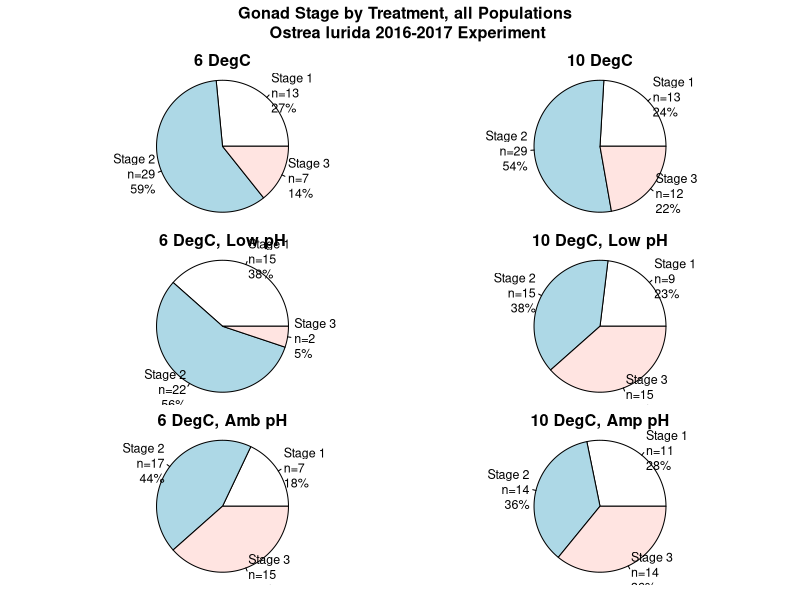
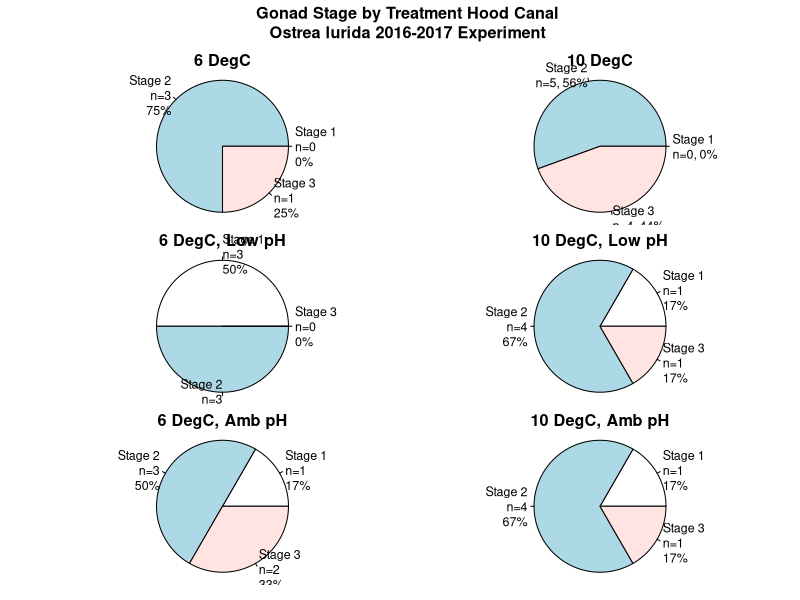
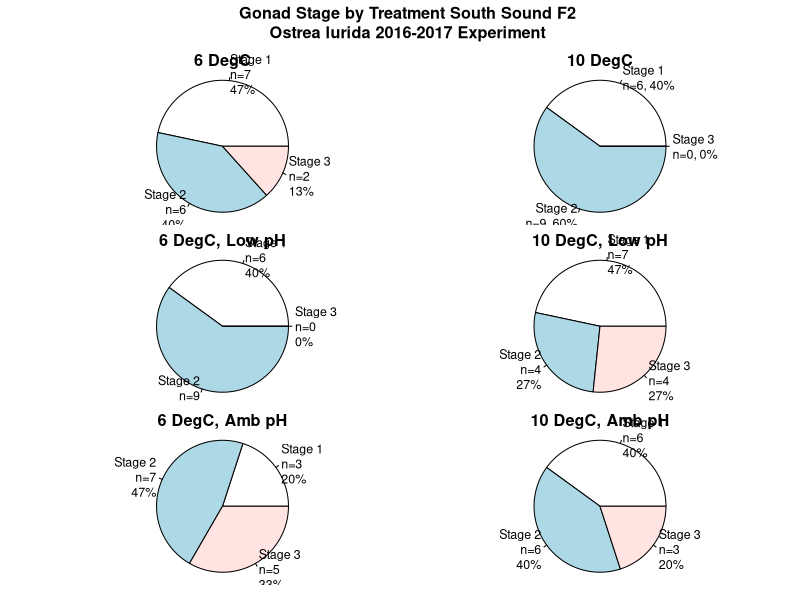
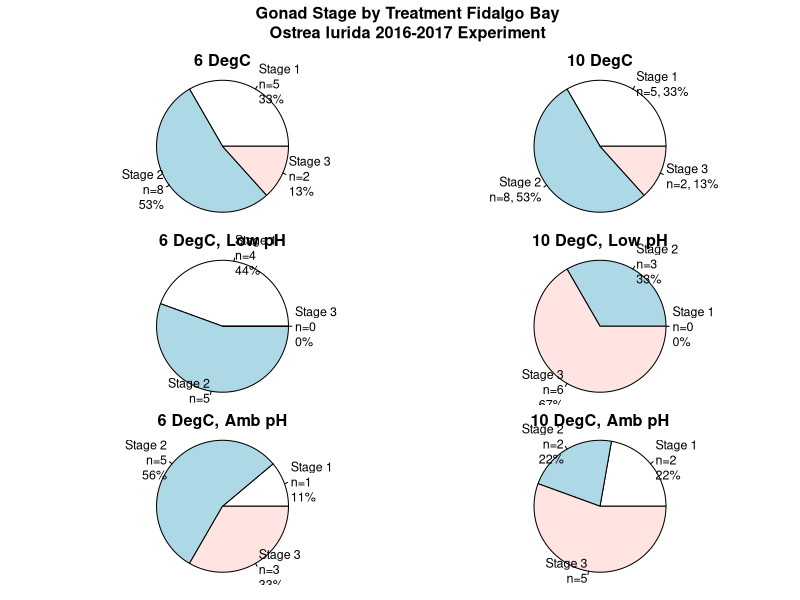
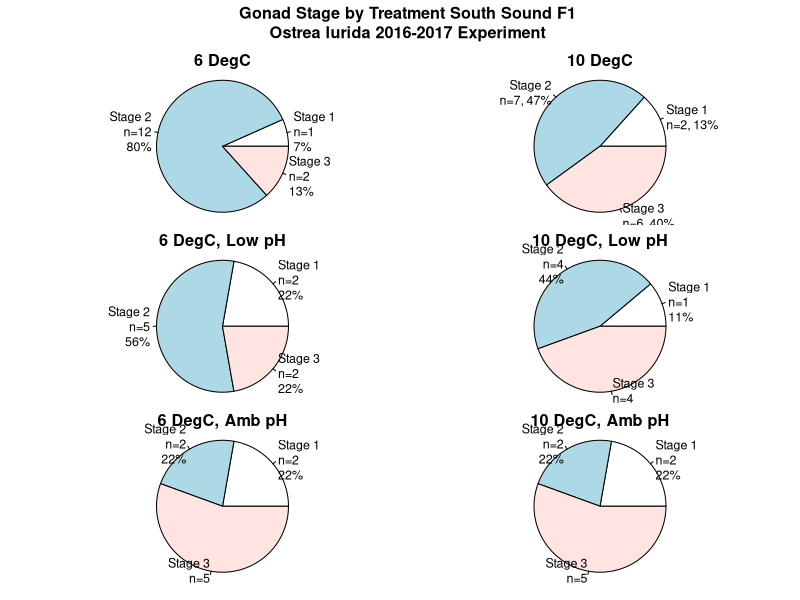

Here is the R script that generated these plots, in order:
setwd("~/Documents/Roberts Lab/O.lurida_Stress/Data")
Histo <- read.csv("2017-Oly-Histo-Results.csv", header=T, stringsAsFactors = T)
Histo$Stage <- as.factor(Histo$Stage)
library(plyr)

# All Populations Combined ------------------------------------------------
All.6 <- subset(Histo, Phase %in% "TEMP" & Treatment %in% "6")
All.10 <- subset(Histo, Phase %in% "TEMP" & Treatment %in% "10")
All.6.Low <- subset(Histo, Phase %in% "OA" & Treatment %in% "6-Low")
All.6.Amb <- subset(Histo, Phase %in% "OA" & Treatment %in% "6-Amb")
All.10.Low <- subset(Histo, Phase %in% "OA" & Treatment %in% "10-Low")
All.10.Amb <- subset(Histo, Phase %in% "OA" & Treatment %in% "10-Amb")
Allp.6 <- data.frame(unclass(100*prop.table(table(All.6$Stage))))
Allp.10 <- data.frame(unclass(100*prop.table(table(All.10$Stage))))
Allp.6.Low <- data.frame(unclass(100*prop.table(table(All.6.Low$Stage))))
Allp.6.Amb <- data.frame(unclass(100*prop.table(table(All.6.Amb$Stage))))
Allp.10.Low <- data.frame(unclass(100*prop.table(table(All.10.Low$Stage))))
Allp.10.Amb <- data.frame(unclass(100*prop.table(table(All.10.Amb$Stage))))
All.p <- data.frame(cbind(Allp.6, Allp.10, Allp.6.Low, Allp.6.Amb, Allp.10.Low, Allp.10.Amb))
colnames(All.p) <- c("6", "10", "6.Low", "6.Amb", "10.Low", "10.Amb")
Stages <- c("Stage 1", "Stage 2", "Stage 3")
png(filename = "~/Documents/Roberts Lab/O.lurida_Stress/Analyses/Gonad-Stage-Pie-Charts.png", width = 600, height = 800)
par(mfrow = c(3, 2), mar=c(.5,1,2,0.5), oma=c(1,2,3,1), cex.main= 1.3, cex=.75)
pie(table(All.6$Stage), main="6 DegC", radius=1, labels=paste(Stages, "\n", "n=", table(All.6$Stage), "\n", round(All.p$`6`), "%", sep=""))
pie(table(All.10$Stage), main="10 DegC", radius=1, labels=paste(Stages, "\n", "n=", table(All.10$Stage),"\n", round(All.p$`10`), "%", sep=""))
pie(table(All.6.Low$Stage), main="6 DegC, Low pH", radius=1, labels=paste(Stages, "\n", "n=", table(All.6.Low$Stage), "\n", round(All.p$`6.Low`), "%", sep=""))
pie(table(All.10.Low$Stage), main="10 DegC, Low pH", radius=1, labels=paste(Stages, "\n", "n=", table(All.10.Low$Stage),"\n", round(All.p$`10.Low`), "%", sep=""))
pie(table(All.6.Amb$Stage), main="6 DegC, Amb pH", radius=1, labels=paste(Stages, "\n", "n=", table(All.6.Amb$Stage), "\n", round(All.p$`6.Amb`), "%", sep=""))
pie(table(All.10.Amb$Stage), main="10 DegC, Amp pH", radius=1, labels=paste(Stages, "\n", "n=", table(All.10.Amb$Stage), "\n", round(All.p$`10.Amb`), "%", sep=""))
title("Gonad Stage by Treatment, all Populations \nOstrea lurida 2016-2017 Experiment", outer=TRUE) 
dev.off()

# Each Population Separately ----------------------------------------------

Pops <- levels(Histo$Population)
Pop.names <- c("Hood Canal", "South Sound F2", "Fidalgo Bay", "South Sound F1")
for (i in 1:length(Pops)) {
  T <- Pops[i]
  T.6 <- subset(Histo, Population %in% T & Phase %in% "TEMP" & Treatment %in% "6")
  T.10 <- subset(Histo, Population %in% T & Phase %in% "TEMP" & Treatment %in% "10")
  T.6.Low <- subset(Histo, Population %in% T & Phase %in% "OA" & Treatment %in% "6-Low")
  T.6.Amb <- subset(Histo, Population %in% T & Phase %in% "OA" & Treatment %in% "6-Amb")
  T.10.Low <- subset(Histo, Population %in% T & Phase %in% "OA" & Treatment %in% "10-Low")
  T.10.Amb <- subset(Histo, Population %in% T & Phase %in% "OA" & Treatment %in% "10-Amb")
  Tp.6 <- data.frame(unclass(100*prop.table(table(T.6$Stage))))
  Tp.10 <- data.frame(unclass(100*prop.table(table(T.10$Stage))))
  Tp.6.Low <- data.frame(unclass(100*prop.table(table(T.6.Low$Stage))))
  Tp.6.Amb <- data.frame(unclass(100*prop.table(table(T.6.Amb$Stage))))
  Tp.10.Low <- data.frame(unclass(100*prop.table(table(T.10.Low$Stage))))
  Tp.10.Amb <- data.frame(unclass(100*prop.table(table(T.10.Amb$Stage))))
  T.p <- data.frame(cbind(Tp.6, Tp.10, Tp.6.Low, Tp.6.Amb, Tp.10.Low, Tp.10.Amb))
  colnames(T.p) <- c("6", "10", "6.Low", "6.Amb", "10.Low", "10.Amb")
  Stages <- c("Stage 1", "Stage 2", "Stage 3")
  filename <- paste("~/Documents/Roberts Lab/O.lurida_Stress/Analyses/Gonad-Stage-Pie-Charts-", T, ".png", sep="")
  png(filename = filename, width = 600, height = 800)
  par(mfrow = c(3, 2), mar=c(.5,1,2,0.5), oma=c(1,2,3,1), cex.main= 1.3, cex=.75)
  pie(table(T.6$Stage), main="6 DegC", radius=1, labels=paste(Stages, "\n", "n=", table(T.6$Stage), "\n", round(T.p$`6`), "%", sep=""))
  pie(table(T.10$Stage), main="10 DegC", radius=1, labels=paste(Stages, "\n", "n=", table(T.10$Stage), ", ", round(T.p$`10`), "%", sep=""))
  pie(table(T.6.Low$Stage), main="6 DegC, Low pH", radius=1, labels=paste(Stages, "\n", "n=", table(T.6.Low$Stage), "\n", round(T.p$`6.Low`), "%", sep=""))
  pie(table(T.10.Low$Stage), main="10 DegC, Low pH", radius=1, labels=paste(Stages, "\n", "n=", table(T.10.Low$Stage), "\n", round(T.p$`10.Low`), "%", sep=""))
  pie(table(T.6.Amb$Stage), main="6 DegC, Amb pH", radius=1, labels=paste(Stages, "\n", "n=", table(T.6.Amb$Stage), "\n", round(T.p$`6.Amb`), "%", sep=""))
  pie(table(T.10.Amb$Stage), main="10 DegC, Amb pH", radius=1, labels=paste(Stages, "\n", "n=", table(T.10.Amb$Stage), "\n", round(T.p$`10.Amb`), "%", sep=""))
  title(paste("Gonad Stage by Treatment ", Pop.names[i], "\n", "Ostrea lurida 2016-2017 Experiment", sep=""), outer=TRUE)
  dev.off()
}


### boneyard

# Histo$Stage <- as.factor(Histo$Stage)
# counts.temp <- count(df=subset(Histo, Phase %in% "TEMP"), c("Phase", "Treatment", "Stage"))
# counts.OA <- count(df=subset(Histo, Phase %in% "OA"), c("Phase", "Treatment", "Stage"))
# counts.all <- count(df=Histo, c("Phase", "Treatment", "Stage"))
